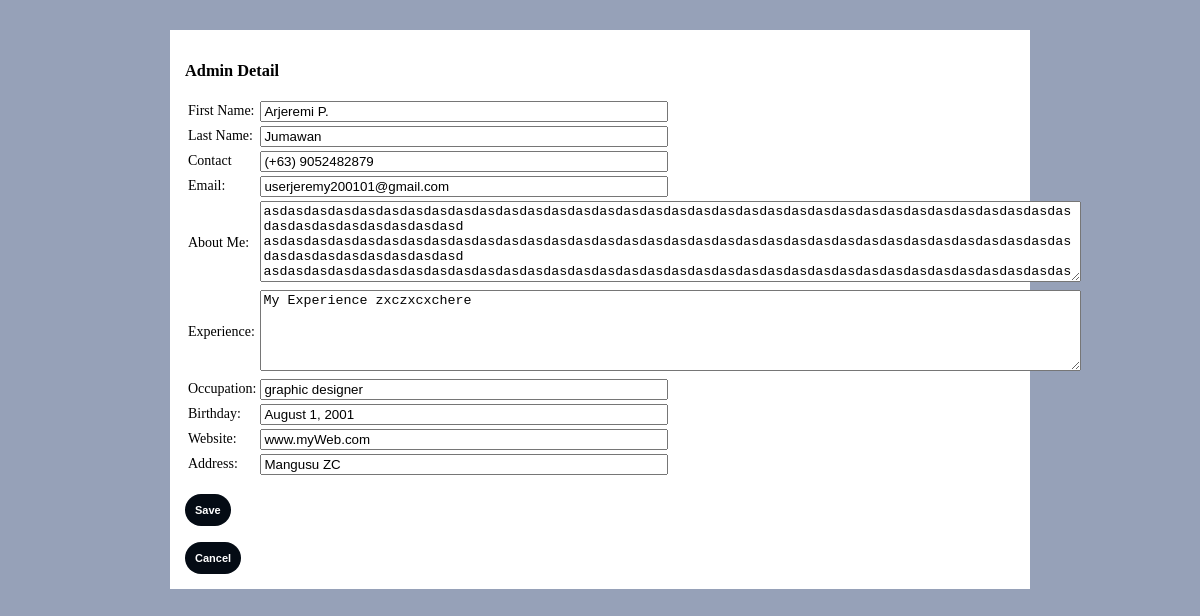
Page /admin/abtMe/edt.php on the earlier database version.
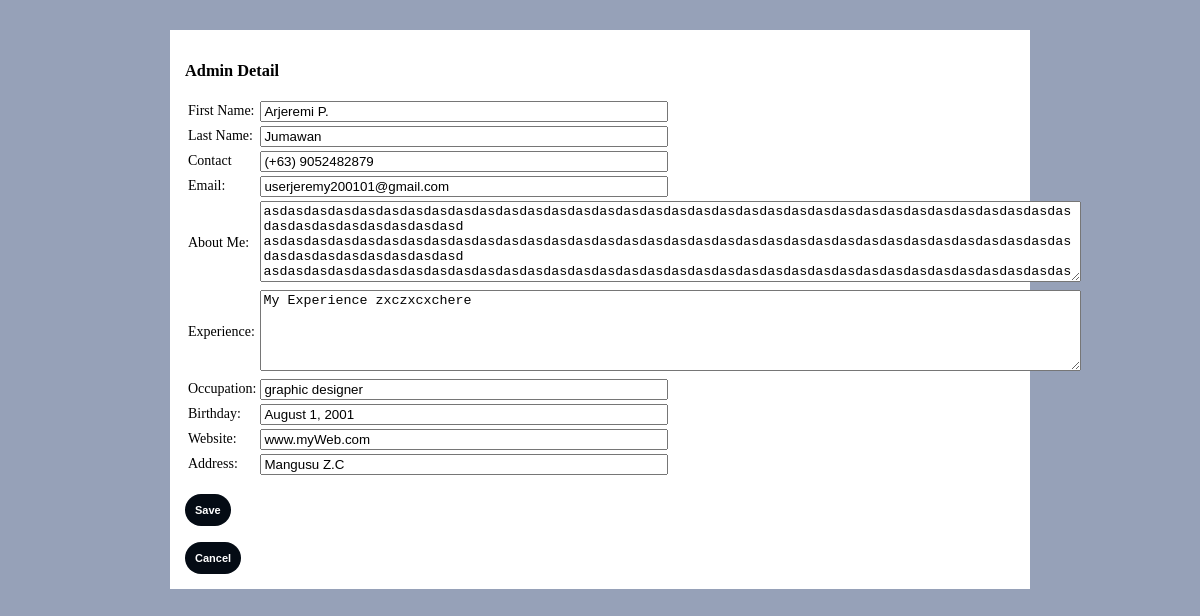
Same page on the later database version.
### tables this page shows
CREATE TABLE IF NOT EXISTS `admindetail` (
  `id` int(10) unsigned NOT NULL AUTO_INCREMENT,
  `firstName` varchar(100) DEFAULT NULL,
  `lastName` varchar(100) DEFAULT NULL,
  `aboutMe` longtext DEFAULT NULL,
  `experience` longtext DEFAULT NULL,
  `lastChange` datetime DEFAULT current_timestamp(),
  `email` varchar(200) DEFAULT NULL,
  `contact` varchar(200) DEFAULT NULL,
  `occup` varchar(200) DEFAULT NULL,
  `birthday` varchar(200) DEFAULT NULL,
  `web` varchar(200) DEFAULT NULL,
  `address` varchar(300) DEFAULT NULL,
  PRIMARY KEY (`id`)
);

### admin/abtMe/edt.php (the view, shortened to what this page needs)
<?php
include '../../database.php';
?>
<!DOCTYPE html>
<html lang="en">
<head>
    <link href="../styles.css" rel="stylesheet" />
</head>
<body>
    <div class="container">
        <?php
        $sql = "SELECT * FROM `admindetail` WHERE id = 1";
        $result = mysqli_query($connect, $sql);
        $row = mysqli_fetch_assoc($result);
        ?>
        <div>
            <h3>Admin Detail</h3>
            <form action="" method="post">
                <table>
                    <tr class="formtable">
                        <td><label for="">First Name:</label></td>
                        <td><input class="form" type="text" name="fname" value="<?php echo $row['firstName'] ?>"></td>
                    </tr>
                    <tr class="formtable">
                        <td><label for="">Last Name:</label></td>
                        <td><input class="form" type="text" name="lname" value="<?php echo $row['lastName'] ?>"></td>
                    </tr>
                    <tr class="formtable">
                        <td><label for="">Contact</label></td>
                        <td><input class="form" type="text" name="cnt" value="<?php echo $row['contact'] ?>"></td>
                    </tr>
                    <tr class="formtable">
                        <td><label for="">Email:</label></td>
                        <td> <input class="form" type="text" name="eml" value="<?php echo $row['email'] ?>"></td>
                    </tr>
                    <tr class="formtable">
                        <td><label for="">About Me:</label></td>
                        <td><textarea rows="5" cols="100" type="text" name="abtme" ?><?php echo $row['aboutMe'] ?></textarea></td>
                    </tr>
                    <tr class="formtable">
                        <td><label for="">Experience:</label></td>
                        <td> <textarea rows="5" cols="100" type="text" name="exp" ?><?php echo $row['experience'] ?></textarea></td>
                    </tr>
                    <tr class="formtable">
                        <td><label for="">Occupation:</label></td>
                        <td> <input class="form" type="text" name="ocp" value="<?php echo $row['occup'] ?>"></td>
                    </tr>
                    <tr class="formtable">
                        <td><label for="">Birthday:</label></td>
                        <td> <input class="form" type="text" name="bday" value="<?php echo $row['birthday'] ?>"></td>
                    </tr>
                    <tr class="formtable">
                        <td><label for="">Website:</label></td>
                        <td> <input class="form" type="text" name="web" value="<?php echo $row['web'] ?>"></td>
                    </tr>
                    <tr class="formtable">
                        <td><label for="">Address:</label></td>
                        <td> <input class="form" type="text" name="addr" value="<?php echo $row['address'] ?>"></td>
                    </tr>
                </table>
                <br>
                <div>
                    <button type=" submit" name="submit">Save</button>
                </div>
            </form>
            <br>
            <a href="../index.php"><button>Cancel</button></a>
        </div>
    </div>
</body>
</html>

Differences in the rows shown:
changed admindetail "Arjeremi P.": addr "Mangusu ZC" → "Mangusu Z.C"
